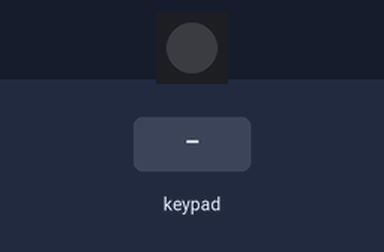
The sketch below on a simulated Arduino Uno, built for the host (arithmetic inside an expression is 32-bit, double 64-bit). On the bench: 1 RGB LEDs in strip order, left to right. The inputs (shaded band) are chosen by the test bench. WiFi joins after 1.5 s; servers stay silent unless stated.

Above: at 1.2 s.
1.3 s: keypad keys 8 7 6 5 # pressed 0.4 s apart
At 2.6 s:
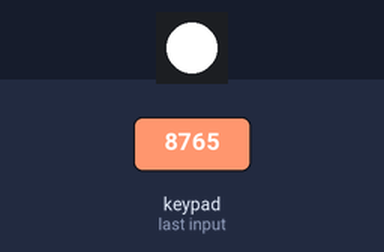
4.8 s: key '1' pressed
At 6.0 s:
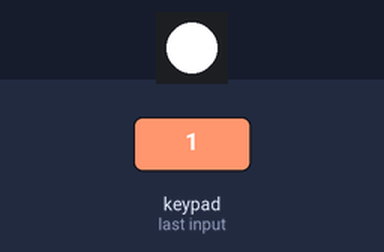
6.8 s: key '#' pressed
At 7.03 s:
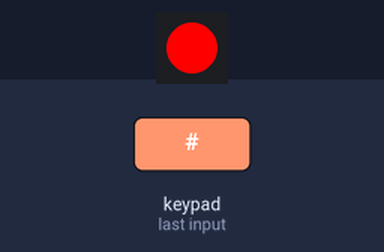
Timing chart, 0 to 9.8 s (numbered marks = the images above; inputs shaded):
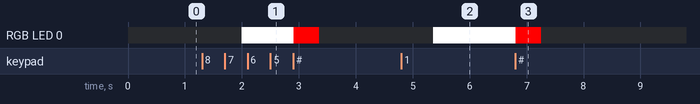

Measured:
- after the input at 1.3 s, RGB LED 0: off → RGB(255, 255, 255) after 0.70 s, → RGB(255, 0, 0) 0.91 s later, → off 0.45 s later
- after the input at 4.8 s, RGB LED 0: off → RGB(255, 255, 255) after 0.56 s

The sketch:

Keypad.ino
```cpp
#include "Keypad.h"
#include "Timer.h"
#include "Adafruit_NeoPixel.h"
#include "SPI.h"
#include "Ethernet2.h"
#include "EthernetUdp2.h"

byte mac[] = {
  0xDE, 0xAD, 0xBE, 0xEF, 0xFE, 0xED
};
IPAddress ip(192, 168, 1, 100);
IPAddress remoteIp(192, 168, 1, 1);

unsigned int localPort = 8888;
unsigned int rmtPort = 8000;

EthernetUDP Udp;

const byte Rows= 4;
const byte Cols= 3;

Timer t;
bool timerOn = false;
const int resetDuration = 8;
int duration = 0;

const int maxLength = 12;
char keyPhrase[maxLength+2];
int idx = 0;

char keymap[Rows][Cols]=
{
{'1', '2', '3'},
{'4', '5', '6'},
{'7', '8', '9'},
{'*', '0', '#'}
};

//keypad connections to the arduino terminals is given as:
byte rPins[Rows]= {8,7,6,5}; //Rows 0 to 3
byte cPins[Cols]= {4,3,2}; //Columns 0 to 2

Keypad kpd= Keypad(makeKeymap(keymap), rPins, cPins, Rows, Cols);

#define ledPin 9
Adafruit_NeoPixel strip = Adafruit_NeoPixel(1, ledPin, NEO_GRB + NEO_KHZ800);

// Flash red three times
void blipFlash()
{
    strip.setPixelColor(0, 0, 255, 0);
    strip.show();
    delay(200);
    strip.setPixelColor(0, 0, 0, 0);
    strip.show();
    delay(100);
    strip.setPixelColor(0, 0, 255, 0);
    strip.show();
    delay(200);
    strip.setPixelColor(0, 0, 0, 0);
    strip.show();
    delay(100);
    strip.setPixelColor(0, 0, 255, 0);
    strip.show();
    delay(200);
    strip.setPixelColor(0, 0, 0, 0);
    strip.show();
}

// Keeps track of current key pressed duration
void keepCount()
{
    if (timerOn)
    {
        if (duration == 0) {
            strip.setPixelColor(0, 255, 255, 255);
            strip.show();
        }
        duration += 1;
    }
}

// Save key pressed to array
void logKey(KeypadEvent keyChar)
{
    timerOn = true;
    duration = 0;
    keyPhrase[idx] = keyChar;
    idx = (idx + 1) % maxLength;
}

// Flash long green once
void longFlash()
{
    delay(450);
    strip.setPixelColor(0, 0, 0, 0);
    strip.show();
}

// Event callback for key pressed
void keyPressed( KeypadEvent key )
{
    if (kpd.getState() == PRESSED)
    {
        if (key == '#') {
            sendKeyphrase();
        }
        else {
            logKey(key);
        }
    }
}

// Reset all to base state
void resetKeyphraseAndTimer()
{
    duration = 0;
    timerOn = false;
    memset(keyPhrase, 0, sizeof(keyPhrase));
    idx = 0;
}

// Send keyphrase and reset
void sendKeyphrase()
{
    strip.setPixelColor(0, 255, 0, 0);
    strip.show();
    Udp.beginPacket(remoteIp, rmtPort);
    Udp.write(keyPhrase, strlen(keyPhrase));
    Udp.write("\n");
    Udp.endPacket();
    longFlash();
    resetKeyphraseAndTimer();

}

// Reset state when timer duration has run out
void timerReset()
{
    blipFlash();
    resetKeyphraseAndTimer();
}

void setup()
{
     Ethernet.begin(mac, ip);
     Udp.begin(localPort);
     kpd.addEventListener(keyPressed);
     t.every(1000, keepCount);
     strip.begin();
     strip.show();
}

void loop()
{
     if (duration > resetDuration)
     {
        timerReset();
     }

     kpd.getKey();

     t.update();
}
```
